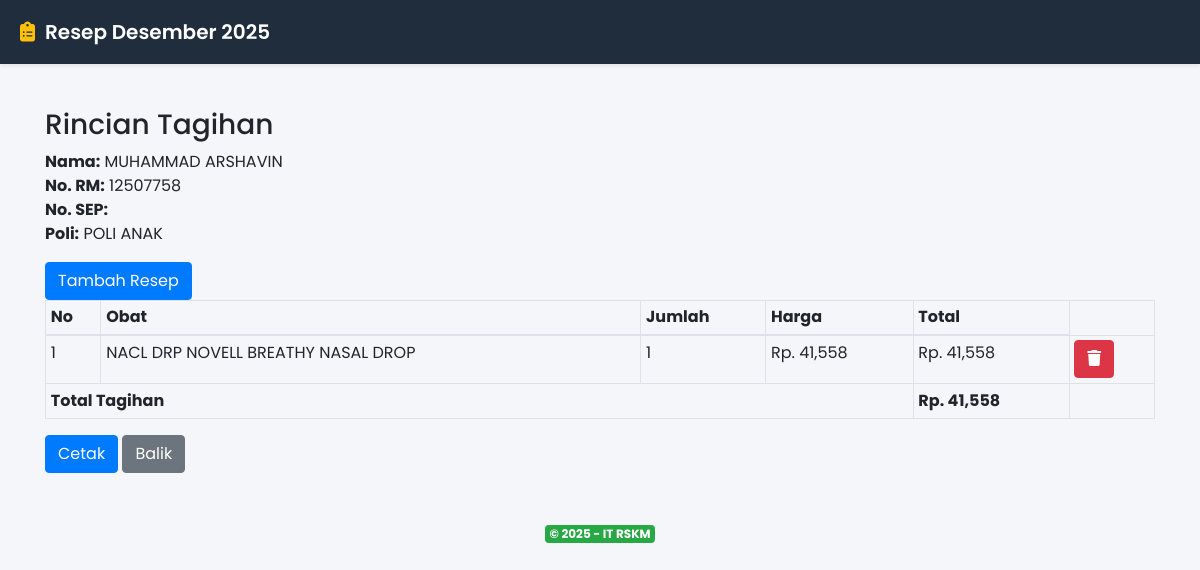
The page /resep/tagihan/201 on the database as committed earlier.
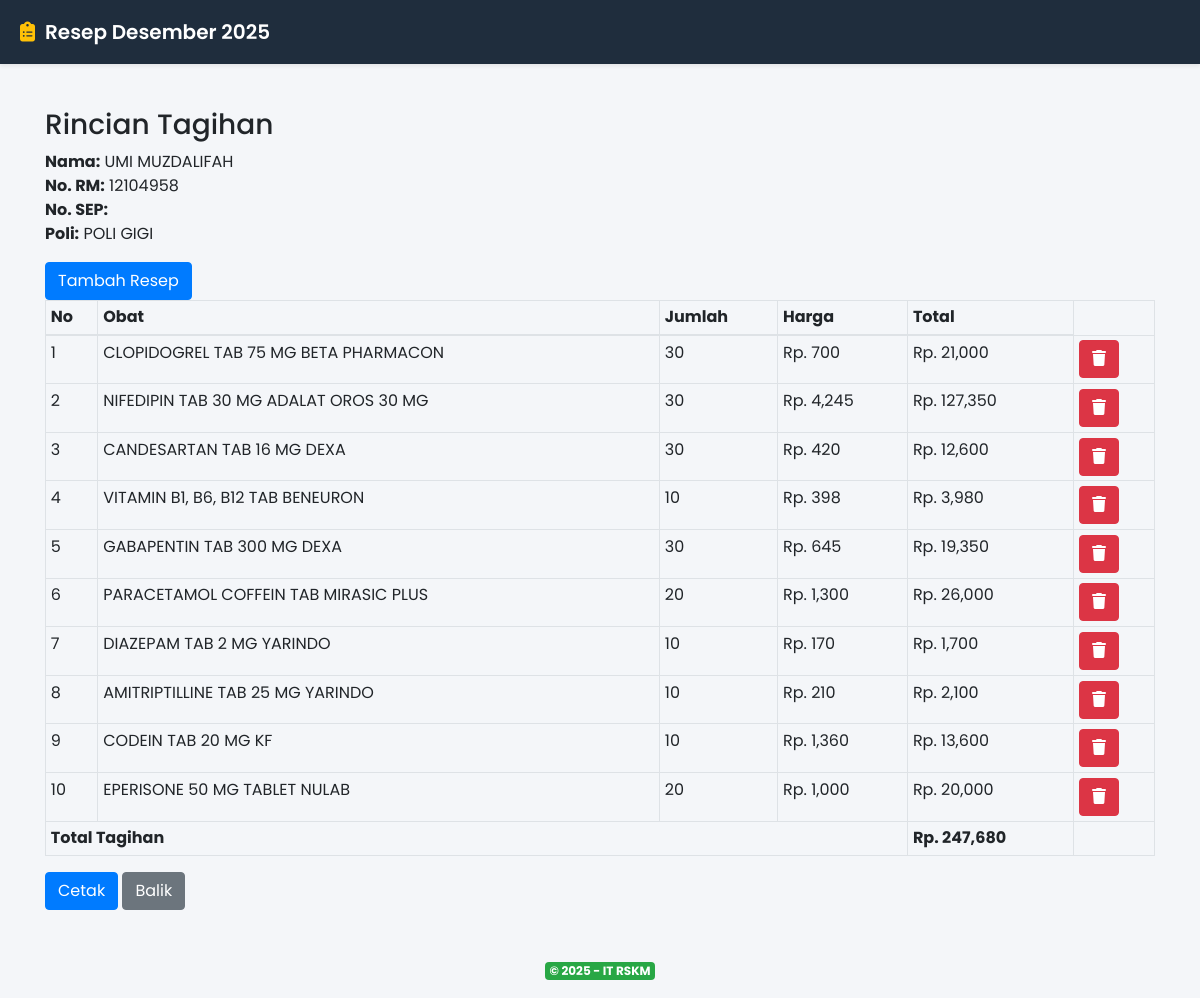
The same page on the database as committed later.
### tables this page shows
CREATE TABLE `pasien` (
  `id` int(11) NOT NULL,
  `no_rm` int(11) DEFAULT NULL,
  `no_sep` varchar(512) DEFAULT NULL,
  `nama_pasien` varchar(512) DEFAULT NULL,
  `asal_poli` varchar(512) DEFAULT NULL,
  `tanggal` date DEFAULT NULL
);

CREATE TABLE `resep` (
  `id` int(11) NOT NULL,
  `pasien_id` int(11) DEFAULT NULL,
  `obat_id` int(11) DEFAULT NULL,
  `jumlah` int(11) DEFAULT NULL,
  `tanggal_input` date DEFAULT NULL
);

CREATE TABLE `obat` (
  `id` int(11) NOT NULL,
  `nama_obat` varchar(512) DEFAULT NULL,
  `harga` int(11) DEFAULT NULL
);

### application/controllers/Resep.php (called while the page is built, shortened)
<?php
class Resep extends CI_Controller {
    public function __construct() {
        $this->load->model(['Pasien_model', 'Obat_model', 'Resep_model']);
    }
    public function tagihan($id) {
        $data['pasien'] = $this->Pasien_model->get_by_id($id);
        $data['resep'] = $this->Resep_model->get_by_pasien($id);
        $data['obat'] = $this->Obat_model->get_all();
        $this->load->view('templates/header', ['title' => 'Detail Tagihan Pasien']);
        $this->load->view('resep/tagihan', $data);
        $this->load->view('templates/footer');
    }
}

### index.php (called while the page is built, shortened)
<?php
require_once BASEPATH.'core/CodeIgniter.php';

### application/models/Pasien_model.php (called while the page is built, shortened)
<?php
class Pasien_model extends CI_Model {
    public function get_by_id($id) {
        return $this->db->get_where('pasien', ['id' => $id])->row();
    }
}

### application/models/Resep_model.php (called while the page is built, shortened)
<?php
class Resep_model extends CI_Model {
    public function get_by_pasien($id_pasien) {
        $this->db->select('resep.*, obat.nama_obat, obat.harga');
        $this->db->from('resep');
        $this->db->join('obat', 'obat.id = resep.obat_id');
        $this->db->where('resep.pasien_id', $id_pasien);
        return $this->db->get()->result();
    }
}

### application/views/resep/tagihan.php (the view, shortened to what this page needs)
<h3>Rincian Tagihan</h3>
<p>
    <strong>Nama:</strong> <?= $pasien->nama_pasien ?><br>
    <strong>No. RM:</strong> <?= $pasien->no_rm ?><br>
    <strong>No. SEP:</strong> <?= $pasien->no_sep ?><br>
    <strong>Poli:</strong> <?= $pasien->asal_poli ?>
</p>
<button type="button" class="btn btn-primary" data-toggle="modal" data-target="#exampleModal">
  Tambah Resep
</button>
<table class="table table-bordered table-sm">
    <thead>
        <tr><th>No</th><th>Obat</th><th>Jumlah</th><th>Harga</th><th>Total</th></tr>
    </thead>
    <tbody>
        <?php
        $total = 0;
        $no = 1;
        foreach ($resep as $r):
            $subtotal = $r->jumlah * $r->harga;
            $total += $subtotal;
        ?>
            <tr>
                <td><?= $no++ ?></td>
                <td><?= $r->nama_obat ?></td>
                <td><?= $r->jumlah ?></td>
                <td>Rp. <?= number_format($r->harga, 0) ?></td>
                <td>Rp. <?= number_format($subtotal, 0) ?></td>
                <td><a href="<?= base_url(); ?>resep/hapusTagihan/<?= $r->id; ?>" class="btn btn-danger"><i class="fa fa-trash"></i></a></td>
            </tr>
        <?php endforeach ?>
        <tr>
            <td colspan="4"><strong>Total Tagihan</strong></td>
            <td><strong>Rp. <?= number_format($total, 0) ?></strong></td>
        </tr>
    </tbody>
</table>
<a href="<?= site_url('resep/cetak/' . $pasien->id) ?>" target="_blank" class="btn btn-primary">Cetak</a>
<a href="<?= site_url('resep') ?>" class="btn btn-secondary">Balik</a>

Rows that differ between the two databases and show on the page:
no longer on this page (row edited): resep: obat.nama_obat "NACL DRP NOVELL BREATHY NASAL DROP", jumlah "1", obat.harga "41,558", jumlah.harga "41,558"
changed pasien: nama_pasien "MUHAMMAD ARSHAVIN" → "UMI MUZDALIFAH"; no_rm "12507758" → "12104958"; asal_poli "POLI ANAK" → "POLI GIGI"
now on this page (row edited): resep: obat.nama_obat "CLOPIDOGREL TAB 75 MG BETA PHARMACON", jumlah "30", obat.harga "700", jumlah.harga "21,000"
now on this page (row edited): resep: obat.nama_obat "NIFEDIPIN TAB 30 MG ADALAT OROS 30 MG", jumlah "30", obat.harga "4,245", jumlah.harga "127,350"
now on this page (row edited): resep: obat.nama_obat "CANDESARTAN TAB 16 MG DEXA", jumlah "30", obat.harga "420", jumlah.harga "12,600"
now on this page (row edited): resep: obat.nama_obat "VITAMIN B1, B6, B12 TAB BENEURON", jumlah "10", obat.harga "398", jumlah.harga "3,980"
now on this page (row edited): resep: obat.nama_obat "GABAPENTIN TAB 300 MG DEXA", jumlah "30", obat.harga "645", jumlah.harga "19,350"
now on this page (row edited): resep: obat.nama_obat "PARACETAMOL COFFEIN TAB MIRASIC PLUS", jumlah "20", obat.harga "1,300", jumlah.harga "26,000"
now on this page (row edited): resep: obat.nama_obat "DIAZEPAM TAB 2 MG YARINDO", jumlah "10", obat.harga "170", jumlah.harga "1,700"
now on this page (row edited): resep: obat.nama_obat "AMITRIPTILLINE TAB 25 MG YARINDO", jumlah "10", obat.harga "210", jumlah.harga "2,100"
now on this page (row edited): resep: obat.nama_obat "CODEIN TAB 20 MG KF", jumlah "10", obat.harga "1,360", jumlah.harga "13,600"
now on this page (row edited): resep: obat.nama_obat "EPERISONE 50 MG TABLET NULAB", jumlah "20", obat.harga "1,000", jumlah.harga "20,000"
Other text that changed with them:
$total: "41,558" → "247,680"
